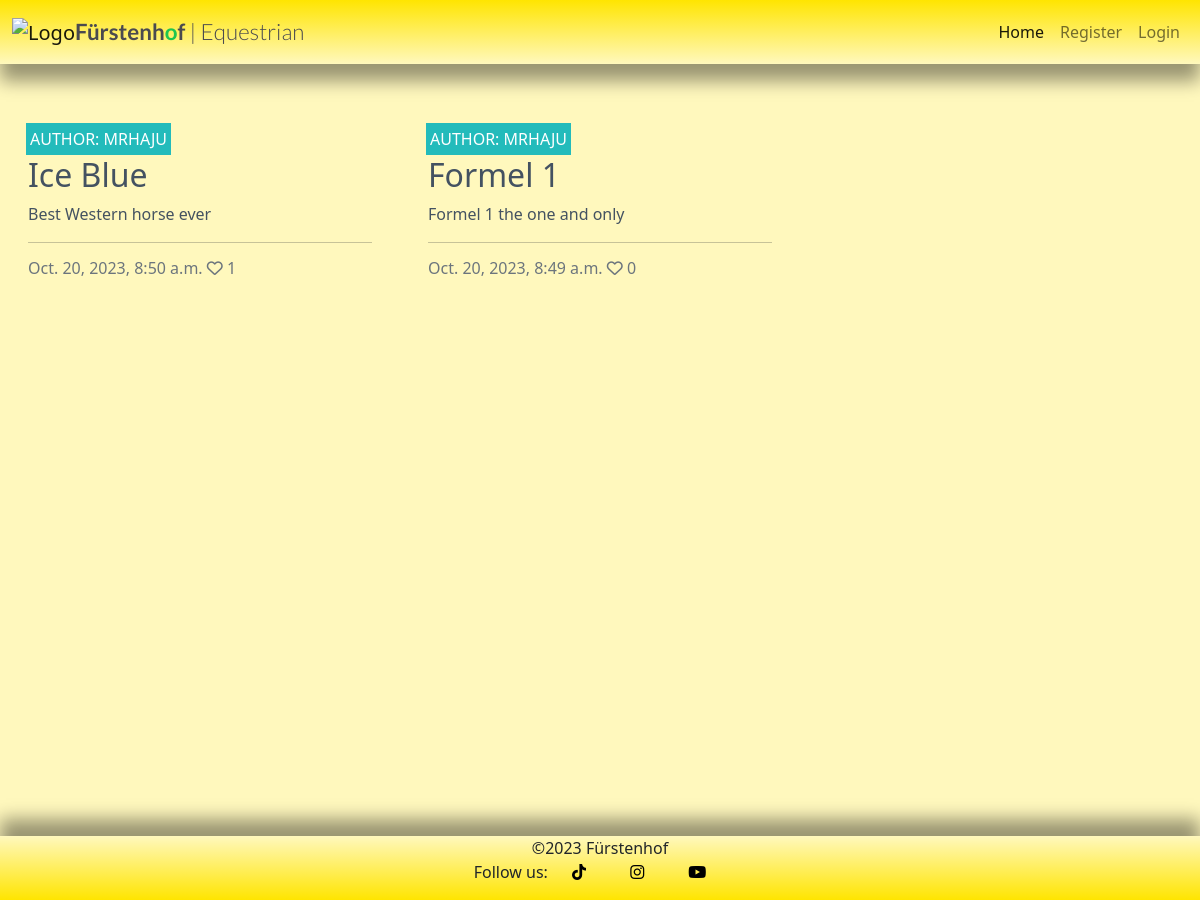
Screenshot of /horses/ with the database file from the repository.
### horse_planer/models.py (models this page shows, shortened)
class Post(models.Model):
    title = models.CharField(max_length=200, unique=True)
    slug = models.SlugField(max_length=200, unique=True)
    author = models.ForeignKey(User, on_delete=models.CASCADE, related_name="blog_posts")
    updated_on = models.DateTimeField(auto_now=True)
    content = models.TextField()
    featured_image = CloudinaryField("image", default="placeholder")
    excerpt = models.TextField(blank=True)
    created_on = models.DateTimeField(auto_now_add=True)
    status = models.IntegerField(choices=STATUS, default=0)
    likes = models.ManyToManyField(User, related_name="blog_likes", blank=True)
    blog_image = models.ImageField(upload_to='upload/', verbose_name='Blog Image')
    class Meta:
        ordering = ["-created_on"]
    def number_of_likes(self):
        return self.likes.count()

### horse_planer/views.py (the view)
# urls.py: path('horses/', views.HorsesView.as_view(), name='horses'),
class HorsesView(generic.ListView):
    model = Post
    queryset = Post.objects.filter(status=1).order_by("-created_on")
    template_name = "horses.html"
    paginate_by = 6

### templates/horses.html (shortened to what this page needs)
{% extends "base.html" %}
{% block content %}
<div class="container-fluid">
    <div class="row">
        <div class="col-12 mt-3 left">
            <div class="row">
                {% for post in post_list %}
                <div class="col-md-4">
                    <div class="card mb-4">
                        <div class="card-body">
                            <div class="image-container">
                                <div class="image-flash">
                                    <p class="author">Author: {{ post.author }}</p>
                                </div>
                            </div>
                            <a href="{% url 'post_detail' post.slug %}" class="post-link">
                                <h2 class="card-title">{{ post.title }}</h2>
                                <p class="card-text">{{ post.excerpt }}</p>
                            </a>
                            <hr />
                            <p class="card-text text-muted h6">{{ post.created_on}} <i class="far fa-heart"></i>
                                {{ post.number_of_likes }}</p>
                        </div>
                    </div>
                </div>
                {% endfor %}
            </div>
        </div>
    </div>
</div>
{% endblock content %}

### static/css/style.css (style rules this page uses)
body { background-color: #fff8bd; }
.card { border: none; background-color: transparent; }
.image-container { position: relative; }
.image-flash { position: absolute; bottom: 5%; min-width: 30%; left: -2px; background-color: #23bbbb; }
.author { color: white; margin: 4px; text-transform: uppercase; }
.post-link { text-decoration: none; color: #445261; }

### rows the page displays
Post: author "MRHAJU", title "Ice Blue", excerpt "Best Western horse ever", created_on "Oct. 20, 2023, 8:50 a.m.", number_of_likes "1"
Post: author "MRHAJU", title "Formel 1", excerpt "Formel 1 the one and only", created_on "Oct. 20, 2023, 8:49 a.m.", number_of_likes "0"
